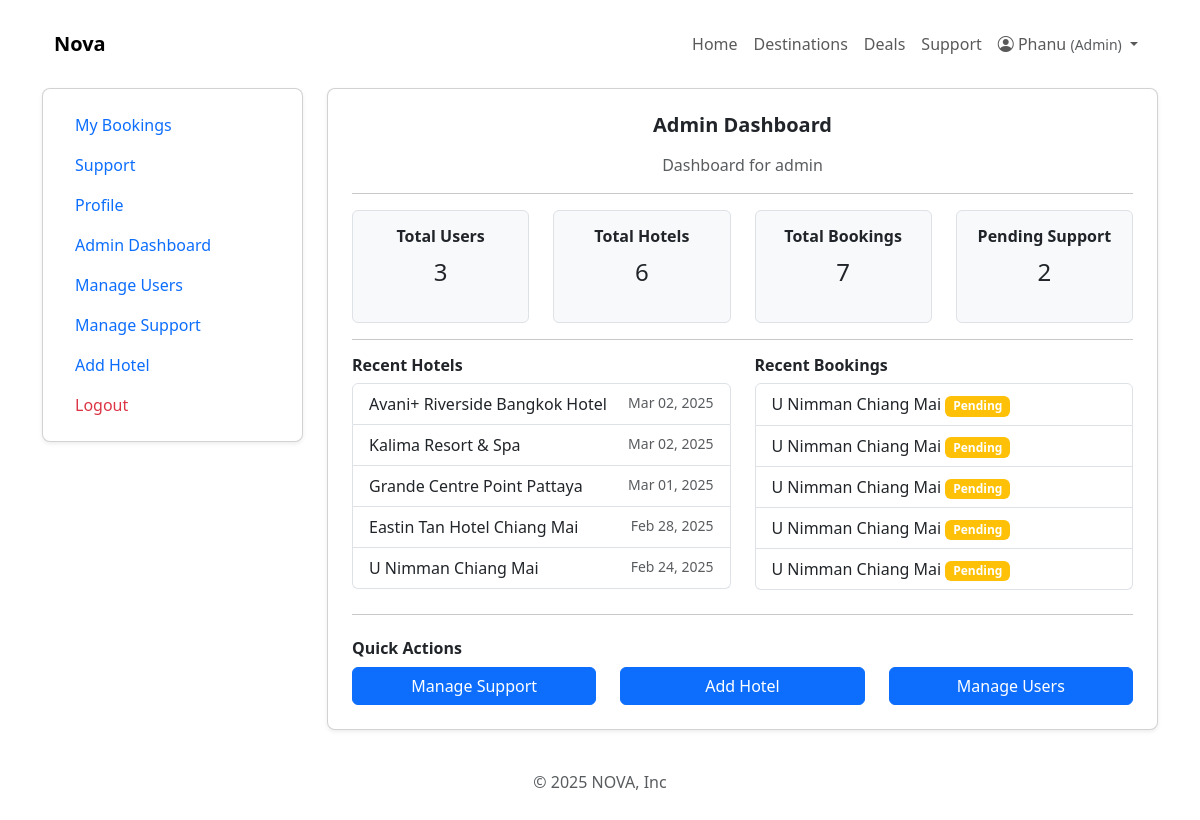
/admin/dashboard.php (signed in), run on an earlier commit of the app's database.
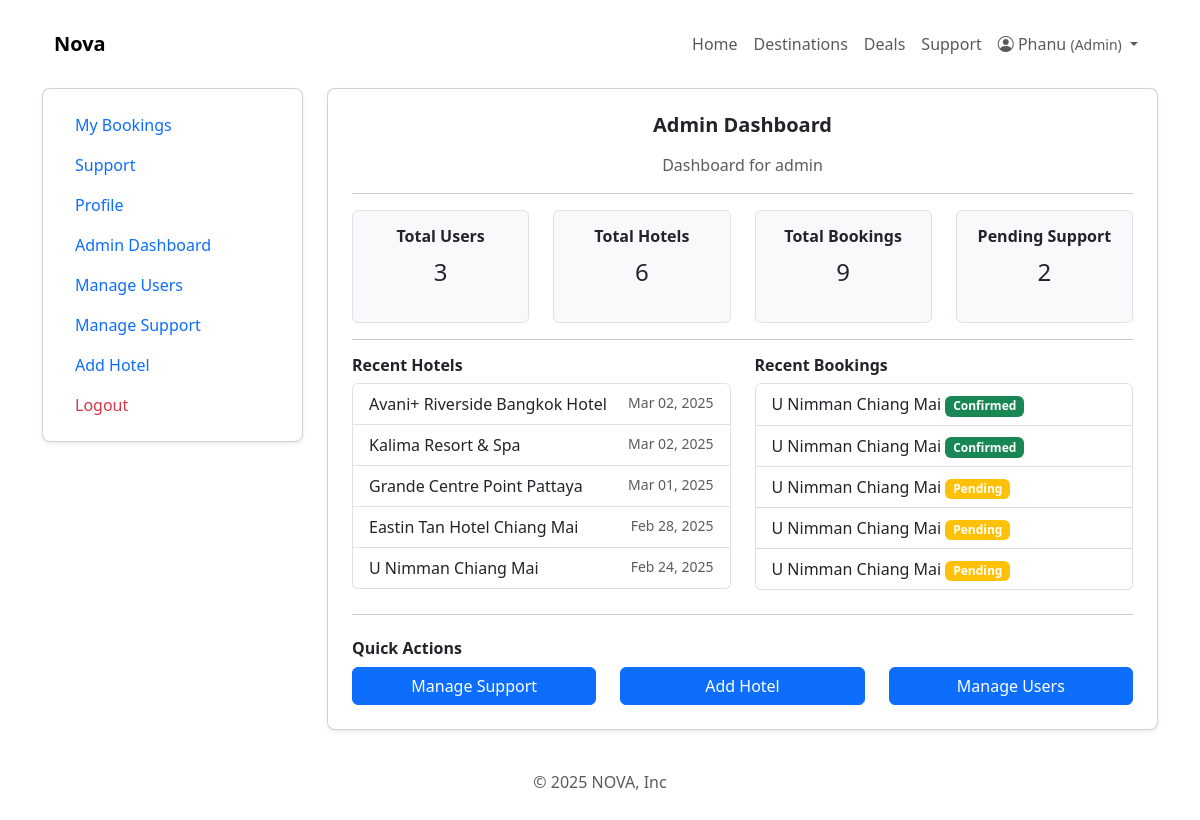
And on a later commit of the database.
### tables this page shows
CREATE TABLE `hotels` (
  `id` int(11) NOT NULL,
  `owner_id` int(11) NOT NULL,
  `name` varchar(200) NOT NULL,
  `description` text DEFAULT NULL,
  `address` varchar(255) DEFAULT NULL,
  `city` varchar(100) DEFAULT NULL,
  `state` varchar(100) DEFAULT NULL,
  `country` varchar(100) NOT NULL,
  `zip_code` varchar(20) DEFAULT NULL,
  `map_url` varchar(255) DEFAULT NULL,
  `phone` varchar(20) DEFAULT NULL,
  `email` varchar(150) DEFAULT NULL,
  `website` varchar(150) DEFAULT NULL,
  `created_at` timestamp NOT NULL DEFAULT current_timestamp(),
  `status` enum('active','inactive') NOT NULL DEFAULT 'inactive'
);

CREATE TABLE `reservations` (
  `id` int(11) NOT NULL,
  `user_id` int(11) NOT NULL,
  `hotel_id` int(11) NOT NULL,
  `check_in` date NOT NULL,
  `check_out` date NOT NULL,
  `total_price` decimal(10,2) NOT NULL,
  `status` enum('pending','confirmed','cancelled') DEFAULT 'pending',
  `created_at` timestamp NOT NULL DEFAULT current_timestamp()
);

### admin/dashboard.php (the view, shortened to what the changed rows need)
<?php
require_once("../partials/header.php");
$totalBookings = $pdo->query("SELECT COUNT(*) FROM reservations")->fetchColumn();
$recentHotels = $pdo->query("SELECT name, created_at FROM hotels ORDER BY created_at DESC LIMIT 5")->fetchAll(PDO::FETCH_ASSOC);
$recentBookings = $pdo->query("SELECT r.id, h.name AS hotel_name, r.check_in, r.check_out, r.status
                               FROM reservations r
                               JOIN hotels h ON r.hotel_id = h.id
                               ORDER BY r.created_at DESC LIMIT 5")->fetchAll(PDO::FETCH_ASSOC);
?>
<main>
        <div class="row">
            <div class="col-md-8 col-lg-9">
                <div class="card shadow-sm rounded-3">
                    <div class="card-body p-4">
                        <div class="row text-center">
                            <div class="col-md-3">
                                <div class="p-3 border rounded bg-light">
                                    <h6 class="fw-bold">Total Bookings</h6>
                                    <p class="fs-4"><?= $totalBookings; ?></p>
                                </div>
                            </div>
                        </div>
                        <div class="row">
                            <div class="col-md-6">
                                <ul class="list-group">
                                    <?php foreach ($recentHotels as $hotel) : ?>
                                        <li class="list-group-item">
                                            <?= htmlspecialchars($hotel['name']); ?>
                                            <span class="text-muted small float-end"><?= date("M d, Y", strtotime($hotel['created_at'])); ?></span>
                                        </li>
                                    <?php endforeach; ?>
                                </ul>
                            </div>
                            <div class="col-md-6">
                                <ul class="list-group">
                                    <?php foreach ($recentBookings as $booking) : ?>
                                        <li class="list-group-item">
                                            <?= htmlspecialchars($booking['hotel_name']); ?>
                                            <span class="badge bg-<?= $booking['status'] === 'confirmed' ? 'success' : 'warning'; ?>">
                                                <?= ucfirst($booking['status']); ?>
                                            </span>
                                        </li>
                                    <?php endforeach; ?>
                                </ul>
                            </div>
                        </div>
                    </div>
                </div>
            </div>
        </div>
</main>
<?php require_once("../partials/footer.php"); ?>

What changed in the data, as far as the page shows it:
no longer on this page (row unchanged): reservations: hotel.name "U Nimman Chiang Mai", status "Pending"
no longer on this page (row edited): reservations: hotel.name "U Nimman Chiang Mai", status "Pending"
added reservations: hotel.name "U Nimman Chiang Mai", status "Confirmed"
added reservations: hotel.name "U Nimman Chiang Mai", status "Confirmed"
Also different on the page:
$totalBookings: "7" → "9"
